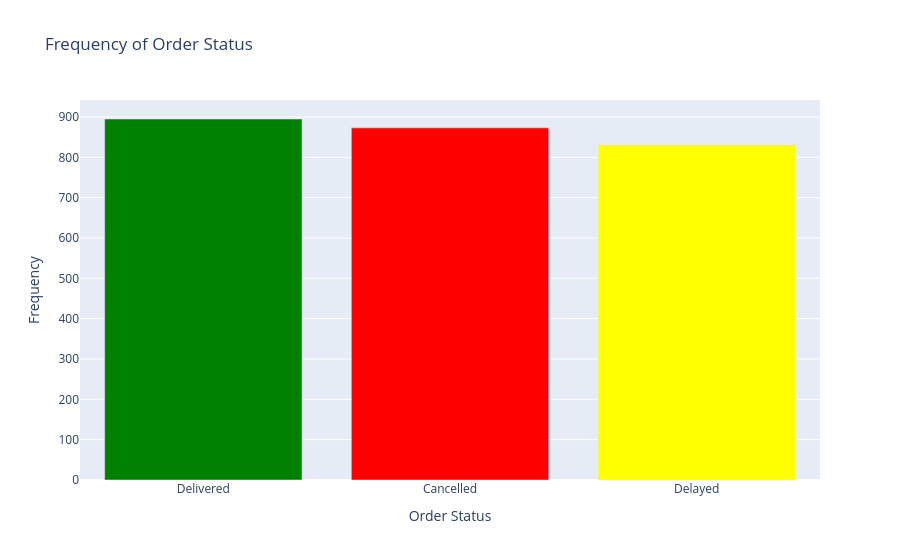

Notebook source saved alongside this figure:
### Code cell
fig5 = pe.bar(
    status_counts,
    x='order_status',
    y='frequency',
    color='order_status',
    color_discrete_map={
        'Delivered': 'green',
        'Cancelled': 'red',
        'Delayed': 'yellow'
    },
    labels={'order_status': 'Order Status', 'frequency': 'Frequency'},
    title='Frequency of Order Status',
)

#Remove the Legend
fig5.update_layout(showlegend=False)

fig5.show()

### Figure 1 — Plotly figure (JSON) as saved in the notebook; plotly's stock layout.template omitted (floating-point values rounded to 4 significant figures)
{"data": [{"hovertemplate": "Order Status=%{x}<br>Frequency=%{y}<extra></extra>", "legendgroup": "Delivered", "marker": {"color": "green", "pattern": {"shape": ""}}, "name": "Delivered", "orientation": "v", "showlegend": true, "textposition": "auto", "type": "bar", "x": ["Delivered"], "xaxis": "x", "y": [895], "yaxis": "y"}, {"hovertemplate": "Order Status=%{x}<br>Frequency=%{y}<extra></extra>", "legendgroup": "Cancelled", "marker": {"color": "red", "pattern": {"shape": ""}}, "name": "Cancelled", "orientation": "v", "showlegend": true, "textposition": "auto", "type": "bar", "x": ["Cancelled"], "xaxis": "x", "y": [873], "yaxis": "y"}, {"hovertemplate": "Order Status=%{x}<br>Frequency=%{y}<extra></extra>", "legendgroup": "Delayed", "marker": {"color": "yellow", "pattern": {"shape": ""}}, "name": "Delayed", "orientation": "v", "showlegend": true, "textposition": "auto", "type": "bar", "x": ["Delayed"], "xaxis": "x", "y": [832], "yaxis": "y"}], "layout": {"barmode": "relative", "legend": {"title": {"text": "Order Status"}, "tracegroupgap": 0}, "showlegend": false, "title": {"text": "Frequency of Order Status"}, "xaxis": {"anchor": "y", "categoryarray": ["Delivered", "Cancelled", "Delayed"], "categoryorder": "array", "domain": [0, 1], "title": {"text": "Order Status"}}, "yaxis": {"anchor": "x", "domain": [0, 1], "title": {"text": "Frequency"}}}}
